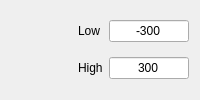
         <widget class="QWidget" name="tab_unix">
          <attribute name="title">
           <string>Uniform</string>
          </attribute>
          <layout class="QGridLayout" name="gridLayout_2">
           <item row="0" column="2">
            <widget class="QLineEdit" name="ln_unixlow">
             <property name="sizePolicy">
              <sizepolicy hsizetype="Minimum" vsizetype="Fixed">
               <horstretch>0</horstretch>
               <verstretch>0</verstretch>
              </sizepolicy>
             </property>
             <property name="maximumSize">
              <size>
               <width>80</width>
               <height>16777215</height>
              </size>
             </property>
             <property name="text">
              <string>-300</string>
             </property>
             <property name="alignment">
              <set>Qt::AlignCenter</set>
             </property>
            </widget>
           </item>
           <item row="1" column="2">
            <widget class="QLineEdit" name="ln_unixhigh">
             <property name="sizePolicy">
              <sizepolicy hsizetype="Minimum" vsizetype="Fixed">
               <horstretch>0</horstretch>
               <verstretch>0</verstretch>
              </sizepolicy>
             </property>
             <property name="maximumSize">
              <size>
               <width>80</width>
               <height>16777215</height>
              </size>
             </property>
             <property name="text">
              <string>300</string>
             </property>
             <property name="alignment">
              <set>Qt::AlignCenter</set>
             </property>
            </widget>
           </item>
           <item row="1" column="1">
            <widget class="QLabel" name="label_13">
             <property name="text">
              <string>High</string>
             </property>
            </widget>
           </item>
           <item row="0" column="1">
            <widget class="QLabel" name="label_12">
             <property name="text">
              <string>Low</string>
             </property>
            </widget>
           </item>
           <item row="0" column="0">
            <spacer name="horizontalSpacer_2">
             <property name="orientation">
              <enum>Qt::Horizontal</enum>
             </property>
             <property name="sizeHint" stdset="0">
              <size>
               <width>40</width>
               <height>20</height>
              </size>
             </property>
            </spacer>
           </item>
          </layout>
         </widget>
